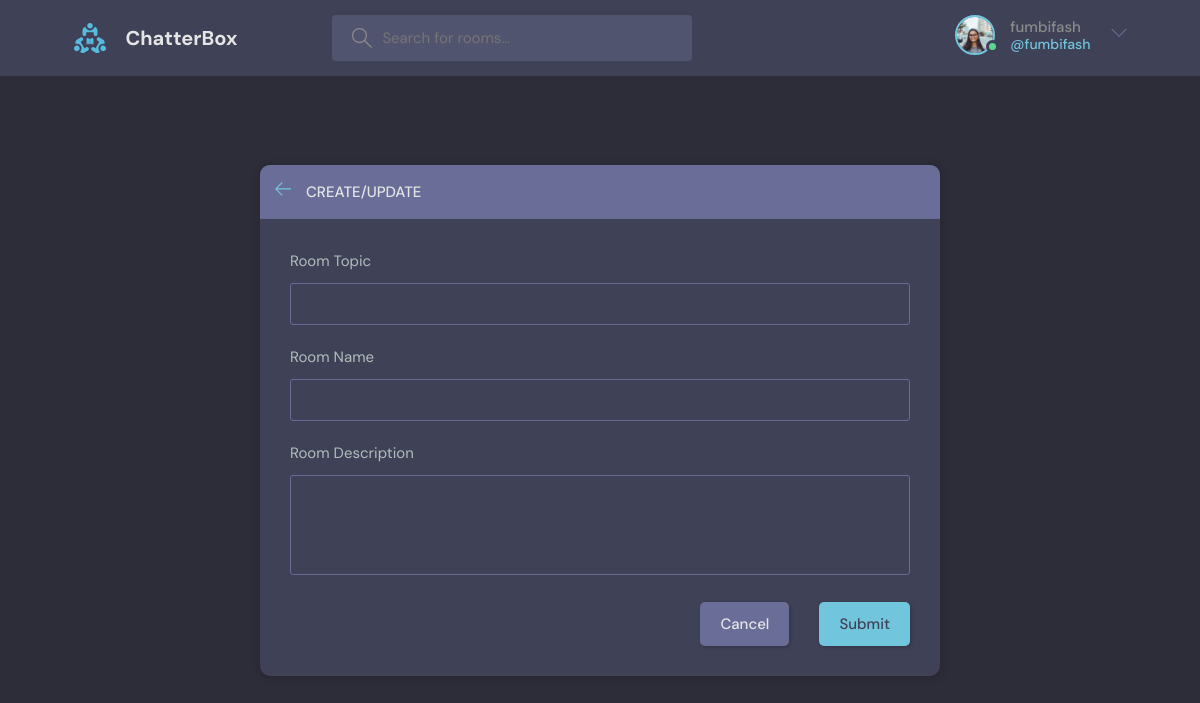
Screenshot of /create-room/ (signed in) with the database file from the repository.
### base/models.py (models this page shows)
class User(AbstractUser):
    name = models.CharField(max_length=200,null=True)
    email = models.EmailField(null=True,unique=True)
    bio = models.TextField(null=True)
    avatar = models.ImageField(null=True,default="favicon.ico")
    USERNAME_FIELD = 'email'
    REQUIRED_FIELDS = ['username']

### base/views.py (the view, shortened to what this page needs)
# urls.py: path("create-room/",views.createRoom, name = "create-room"),
@login_required(login_url="login")
def createRoom(request):
    topics = Topic.objects.all()
    form = RoomForm()
    context = {"form":form,"topics":topics}
    return render(request,"create-room.html",context)

### base/forms.py
class RoomForm(ModelForm):
    class Meta:
        model = Room
        fields = "__all__"
        exclude = ["host","participants"]

### templates/create-room.html (shortened to what this page needs)
{% extends "main.html" %}
{% block content %}
<main class="create-room layout">
    <div class="container">
      <div class="layout__box">
        <div class="layout__boxHeader">
          <div class="layout__boxTitle">
            <a href="{% url 'home' %}">
              <svg version="1.1" xmlns="http://www.w3.org/2000/svg" width="32" height="32" viewBox="0 0 32 32">
                <title>arrow-left</title>
                <path
                  d="M13.723 2.286l-13.723 13.714 13.719 13.714 1.616-1.611-10.96-10.96h27.625v-2.286h-27.625l10.965-10.965-1.616-1.607z">
                </path>
              </svg>
            </a>
            <h3>Create/update</h3>
          </div>
        </div>
        <div class="layout__body">
          <form class="form" action="" method="POST">
            <div class="form__group">
              <label for="room_topic">Room Topic</label>
            <input required type = "text" value = "{{room.topic.name}}" name ="topic" list = "topic-list" >
            </div>
            <div class="form__group">
              <label for="room_name">Room Name</label>
            {{form.name}}
            </div>
            <div class="form__group">
              <label for="room_description">Room Description</label>
            {{form.description}}
            </div>
            <div class="form__action">
              <a class="btn btn--dark" href="{% url 'home' %}">Cancel</a>
              <button class="btn btn--main" type="submit">Submit</button>
            </div>
          </form>
        </div>
      </div>
    </div>
  </main>
{% endblock %}

### templates/navbar.html (shortened to what this page needs)
{% load static %}
<header class="header header--loggedIn">
      <div class="container">
        <a href="{% url 'home' %}" class="header__logo">
          <img src="{% static 'images/logo.svg' %}" />
          <h1>ChatterBox </h1>
        </a>
        <form class="header__search" method = "GET" action = "{% url 'home' %}">
          <label>
            <input name = "q" placeholder="Search for rooms..." />
          </label>
        </form>
        <nav class="header__menu">
          {% if request.user.is_authenticated %}
          <div class="header__user">
            <a href="{% url 'update-user' %}">
              <div class="avatar avatar--medium active">
                <img src="{{request.user.avatar.url}}" />
              </div>
              <p>{{request.user.username}} <span>@{{request.user.username}}</span></p>
            </a>
            <button class="dropdown-button">
              <svg version="1.1" xmlns="http://www.w3.org/2000/svg" width="32" height="32" viewBox="0 0 32 32">
                <title>chevron-down</title>
                <path d="M16 21l-13-13h-3l16 16 16-16h-3l-13 13z"></path>
              </svg>
            </button>
          </div>
          {% else %}
          <a href="{% url 'login' %}">
            <img src="{% static 'images/avatar.svg' %}"/>
            <p>Login</p>
          </a> -->
          {% endif %}
        </nav>
      </div>
    </header>

### rows the page displays
User: user.avatar (picture), user.username "fumbifash"
